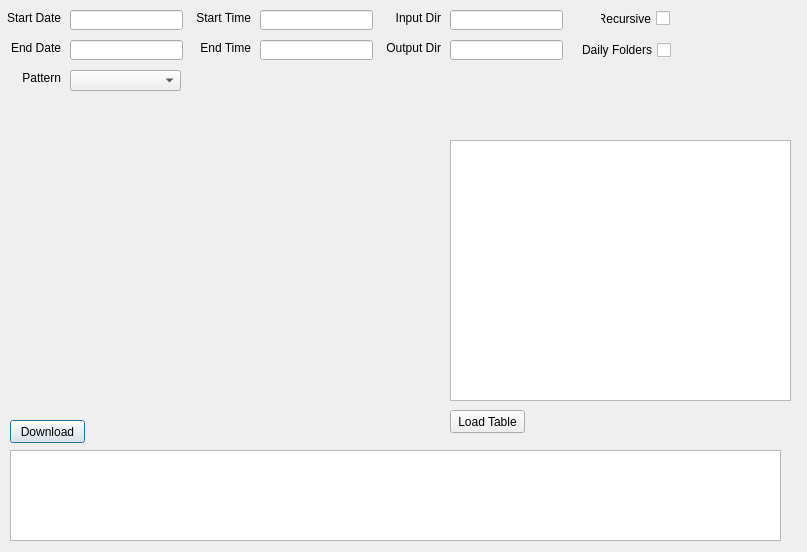
<?xml version="1.0" encoding="UTF-8"?>
<ui version="4.0">
 <class>dialog_downloadtool</class>
 <widget class="QDialog" name="dialog_downloadtool">
  <property name="geometry">
   <rect>
    <x>0</x>
    <y>0</y>
    <width>807</width>
    <height>552</height>
   </rect>
  </property>
  <property name="windowTitle">
   <string>Dialog</string>
  </property>
  <widget class="QPushButton" name="pushButton_Download">
   <property name="geometry">
    <rect>
     <x>10</x>
     <y>420</y>
     <width>75</width>
     <height>23</height>
    </rect>
   </property>
   <property name="text">
    <string>Download</string>
   </property>
  </widget>
  <widget class="QLabel" name="label_StartDate">
   <property name="geometry">
    <rect>
     <x>0</x>
     <y>10</y>
     <width>61</width>
     <height>16</height>
    </rect>
   </property>
   <property name="text">
    <string>Start Date</string>
   </property>
   <property name="alignment">
    <set>Qt::AlignRight|Qt::AlignTrailing|Qt::AlignVCenter</set>
   </property>
  </widget>
  <widget class="QLineEdit" name="lineEdit_InputDir">
   <property name="geometry">
    <rect>
     <x>450</x>
     <y>10</y>
     <width>113</width>
     <height>20</height>
    </rect>
   </property>
  </widget>
  <widget class="QLabel" name="label_EndDate">
   <property name="geometry">
    <rect>
     <x>0</x>
     <y>40</y>
     <width>61</width>
     <height>16</height>
    </rect>
   </property>
   <property name="text">
    <string>End Date</string>
   </property>
   <property name="alignment">
    <set>Qt::AlignRight|Qt::AlignTrailing|Qt::AlignVCenter</set>
   </property>
  </widget>
  <widget class="QLineEdit" name="lineEdit_StartTime">
   <property name="geometry">
    <rect>
     <x>260</x>
     <y>10</y>
     <width>113</width>
     <height>20</height>
    </rect>
   </property>
  </widget>
  <widget class="QTableView" name="tableView_DisplayPSQL">
   <property name="geometry">
    <rect>
     <x>450</x>
     <y>140</y>
     <width>341</width>
     <height>261</height>
    </rect>
   </property>
  </widget>
  <widget class="QLineEdit" name="lineEdit_StartDate">
   <property name="geometry">
    <rect>
     <x>70</x>
     <y>10</y>
     <width>113</width>
     <height>20</height>
    </rect>
   </property>
  </widget>
  <widget class="QLabel" name="label_StartDate_4">
   <property name="geometry">
    <rect>
     <x>190</x>
     <y>10</y>
     <width>61</width>
     <height>16</height>
    </rect>
   </property>
   <property name="text">
    <string>Start Time</string>
   </property>
   <property name="alignment">
    <set>Qt::AlignRight|Qt::AlignTrailing|Qt::AlignVCenter</set>
   </property>
  </widget>
  <widget class="QPushButton" name="pushButton_LoadTable">
   <property name="geometry">
    <rect>
     <x>450</x>
     <y>410</y>
     <width>75</width>
     <height>23</height>
    </rect>
   </property>
   <property name="text">
    <string>Load Table</string>
   </property>
  </widget>
  <widget class="QLabel" name="label_StartDate_6">
   <property name="geometry">
    <rect>
     <x>380</x>
     <y>40</y>
     <width>61</width>
     <height>16</height>
    </rect>
   </property>
   <property name="layoutDirection">
    <enum>Qt::LeftToRight</enum>
   </property>
   <property name="text">
    <string>Output Dir</string>
   </property>
   <property name="alignment">
    <set>Qt::AlignRight|Qt::AlignTrailing|Qt::AlignVCenter</set>
   </property>
  </widget>
  <widget class="QLabel" name="label_EndTime_2">
   <property name="geometry">
    <rect>
     <x>0</x>
     <y>70</y>
     <width>61</width>
     <height>16</height>
    </rect>
   </property>
   <property name="text">
    <string>Pattern</string>
   </property>
   <property name="alignment">
    <set>Qt::AlignRight|Qt::AlignTrailing|Qt::AlignVCenter</set>
   </property>
  </widget>
  <widget class="QLineEdit" name="lineEdit_OutputDir">
   <property name="geometry">
    <rect>
     <x>450</x>
     <y>40</y>
     <width>113</width>
     <height>20</height>
    </rect>
   </property>
  </widget>
  <widget class="QLineEdit" name="lineEdit_EndDate">
   <property name="geometry">
    <rect>
     <x>70</x>
     <y>40</y>
     <width>113</width>
     <height>20</height>
    </rect>
   </property>
  </widget>
  <widget class="QLabel" name="label_StartDate_5">
   <property name="geometry">
    <rect>
     <x>380</x>
     <y>10</y>
     <width>61</width>
     <height>16</height>
    </rect>
   </property>
   <property name="text">
    <string>Input Dir</string>
   </property>
   <property name="alignment">
    <set>Qt::AlignRight|Qt::AlignTrailing|Qt::AlignVCenter</set>
   </property>
  </widget>
  <widget class="QTextEdit" name="textEdit_Log">
   <property name="geometry">
    <rect>
     <x>10</x>
     <y>450</y>
     <width>771</width>
     <height>91</height>
    </rect>
   </property>
   <property name="textInteractionFlags">
    <set>Qt::NoTextInteraction</set>
   </property>
  </widget>
  <widget class="QComboBox" name="comboBox_Pattern">
   <property name="geometry">
    <rect>
     <x>70</x>
     <y>70</y>
     <width>111</width>
     <height>21</height>
    </rect>
   </property>
  </widget>
  <widget class="QCheckBox" name="checkBox_DailyFolders">
   <property name="geometry">
    <rect>
     <x>580</x>
     <y>40</y>
     <width>91</width>
     <height>20</height>
    </rect>
   </property>
   <property name="layoutDirection">
    <enum>Qt::RightToLeft</enum>
   </property>
   <property name="text">
    <string>Daily Folders</string>
   </property>
  </widget>
  <widget class="QLineEdit" name="lineEdit_EndTime">
   <property name="geometry">
    <rect>
     <x>260</x>
     <y>40</y>
     <width>113</width>
     <height>20</height>
    </rect>
   </property>
  </widget>
  <widget class="QCheckBox" name="checkBox_Recursive">
   <property name="geometry">
    <rect>
     <x>600</x>
     <y>10</y>
     <width>70</width>
     <height>17</height>
    </rect>
   </property>
   <property name="layoutDirection">
    <enum>Qt::RightToLeft</enum>
   </property>
   <property name="text">
    <string>Recursive</string>
   </property>
  </widget>
  <widget class="QLabel" name="label_EndTime">
   <property name="geometry">
    <rect>
     <x>190</x>
     <y>40</y>
     <width>61</width>
     <height>16</height>
    </rect>
   </property>
   <property name="text">
    <string>End Time</string>
   </property>
   <property name="alignment">
    <set>Qt::AlignRight|Qt::AlignTrailing|Qt::AlignVCenter</set>
   </property>
  </widget>
 </widget>
 <resources/>
 <connections/>
</ui>
